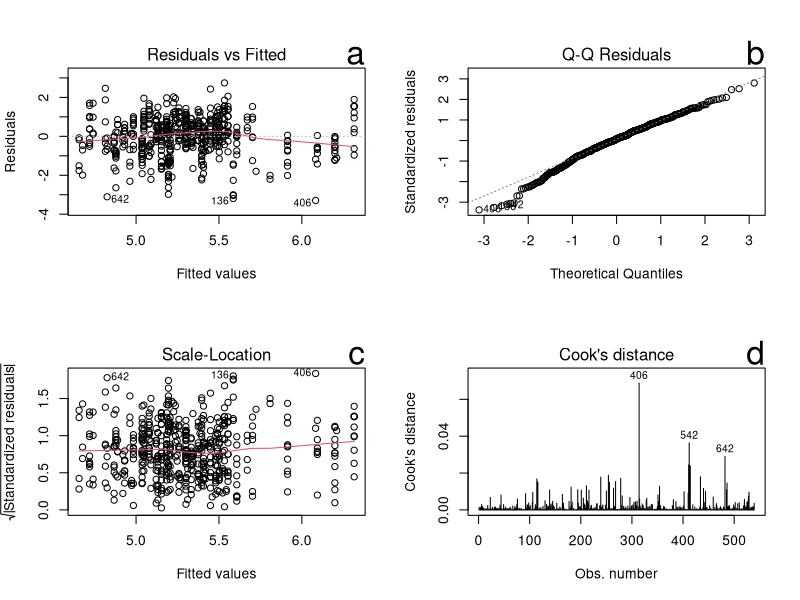
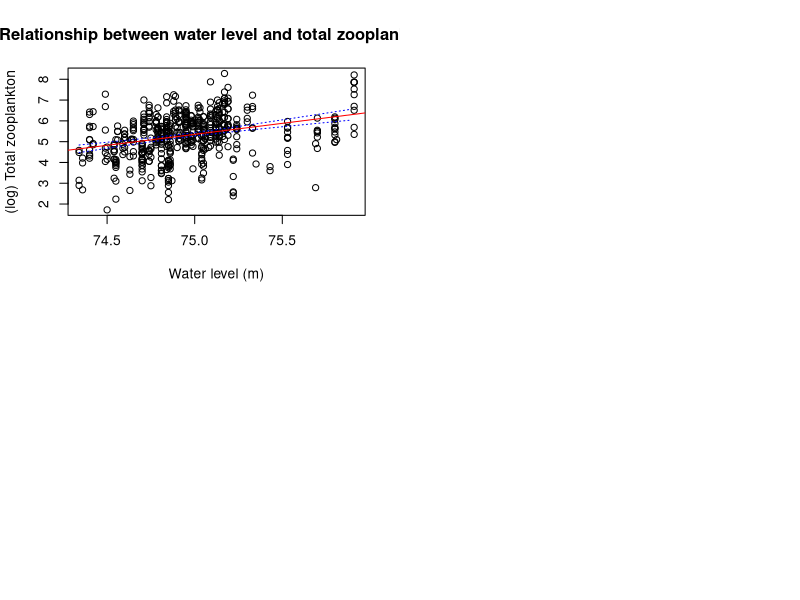

These figures' R source, in order:
## ---- chunk 1
soln=FALSE
#install.packages("readxl")
library("readxl")

# xlsx files
ham<- read_excel("ind dates flat all parameters Hamilton only FOR Kim.xlsx")
## ---- chunk 2
# removing NAs from the dataset 
na.omit(ham)
## ---- chunk 3
# changing the column name to one that is easier to use
# (R does not like spaces in variable names)
colnames(ham)[colnames(ham) == 'water level'] <- 'waterlevel'

# running the linear regression of water level and total zooplankton
logwaterlzoo.lm<-lm((log(total.zoop))~(waterlevel), ham)

# getting the results using the summary() function
summary(logwaterlzoo.lm)
## ---- chunk 4
knitr::opts_chunk$set(echo = FALSE)
## ---- chunk 5
knitr::include_graphics("https://github.com/kcudding/kcudding.github.io/blob/main/teach/RIntro/Rseminarlinearreg.png")
## ---- chunk 6
knitr::opts_chunk$set(echo = TRUE)
## ---- chunk 7
# divide the window into a 2 by 2 grid
par(mfrow=c(2,2))

# plotting diagnostic plots with log transformed data
lab=c("a", "b", "c", "d")
for (i in 1:4){
plot(logwaterlzoo.lm, which=i)
mtext(text=lab[i], side=3, cex=2, adj=1)
}
## ---- chunk 8
hogwaterl<-(ham$waterlevel)

# taking the natural log of the response variable
logtotal.zoop<-log(ham$total.zoop)
logwaterlzoo.lm=lm(logtotal.zoop~hogwaterl)

# creating a vector 'x' to predict total.zoop from waterlevel
x <- seq(min(hogwaterl, na.rm=TRUE), max(hogwaterl, na.rm=TRUE), by = 0.05)

# calculate confidence intervals (confidence level 95%) for predicted total.zoop values
confidenceint<-predict(logwaterlzoo.lm, newdata=data.frame(hogwaterl=x), interval="confidence", level=0.95)
cf=as.data.frame(confidenceint)

# create a plot with water level and total zooplankton
# use xlab(), ylab() and main() to put titles on the plot
plot(x=ham$waterlevel, y=logtotal.zoop, xlab="Water level (m)", ylab="(log) Total zooplankton", main="Relationship between water level and total zooplankton")

# add regression line to the plot using the abline() function
abline(logwaterlzoo.lm, col="red")

# lower bound confidence interval
lines(x=x,cf$lwr, col="blue",lty=3 )

# upper bound confidence interval
lines(x=x,cf$upr, col="blue",lty=3 )
